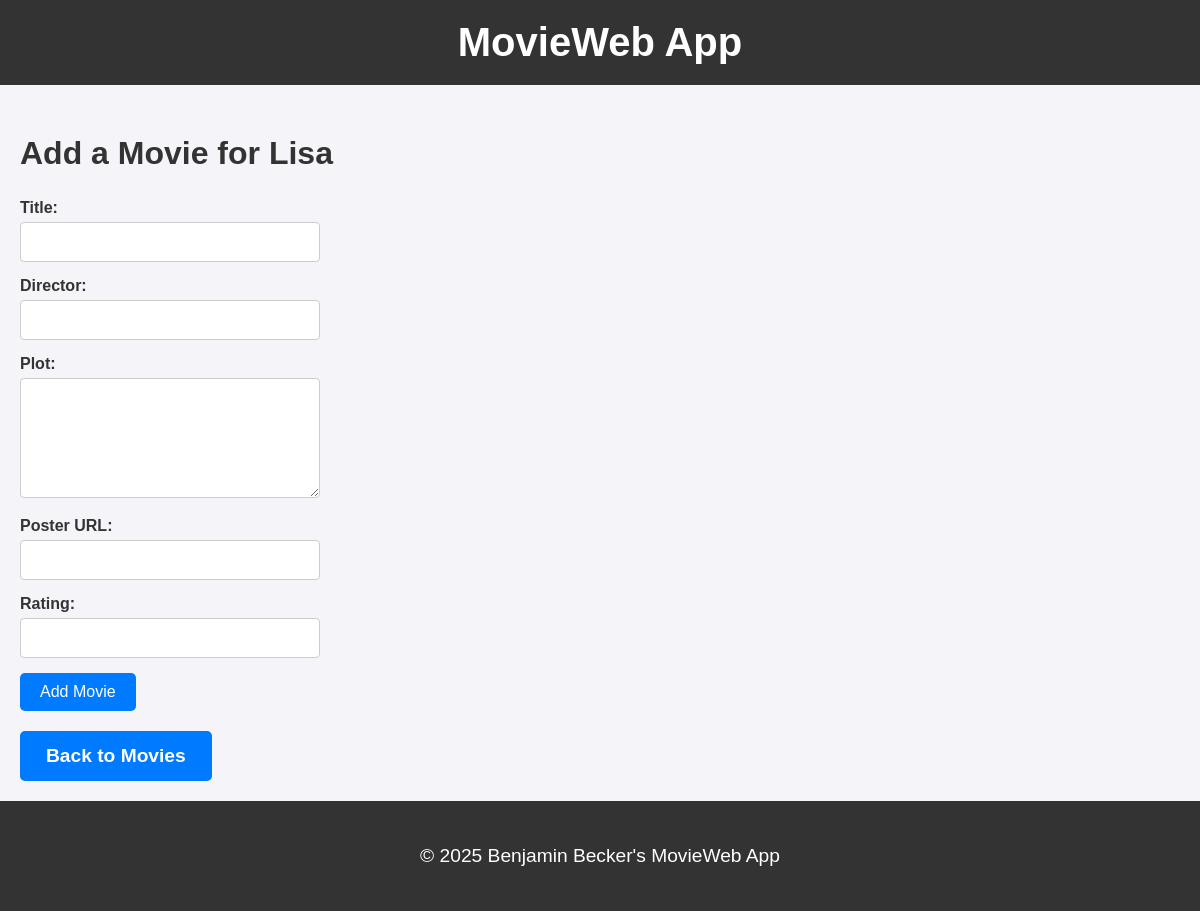
The app's page /users/2/add_movie, older data.
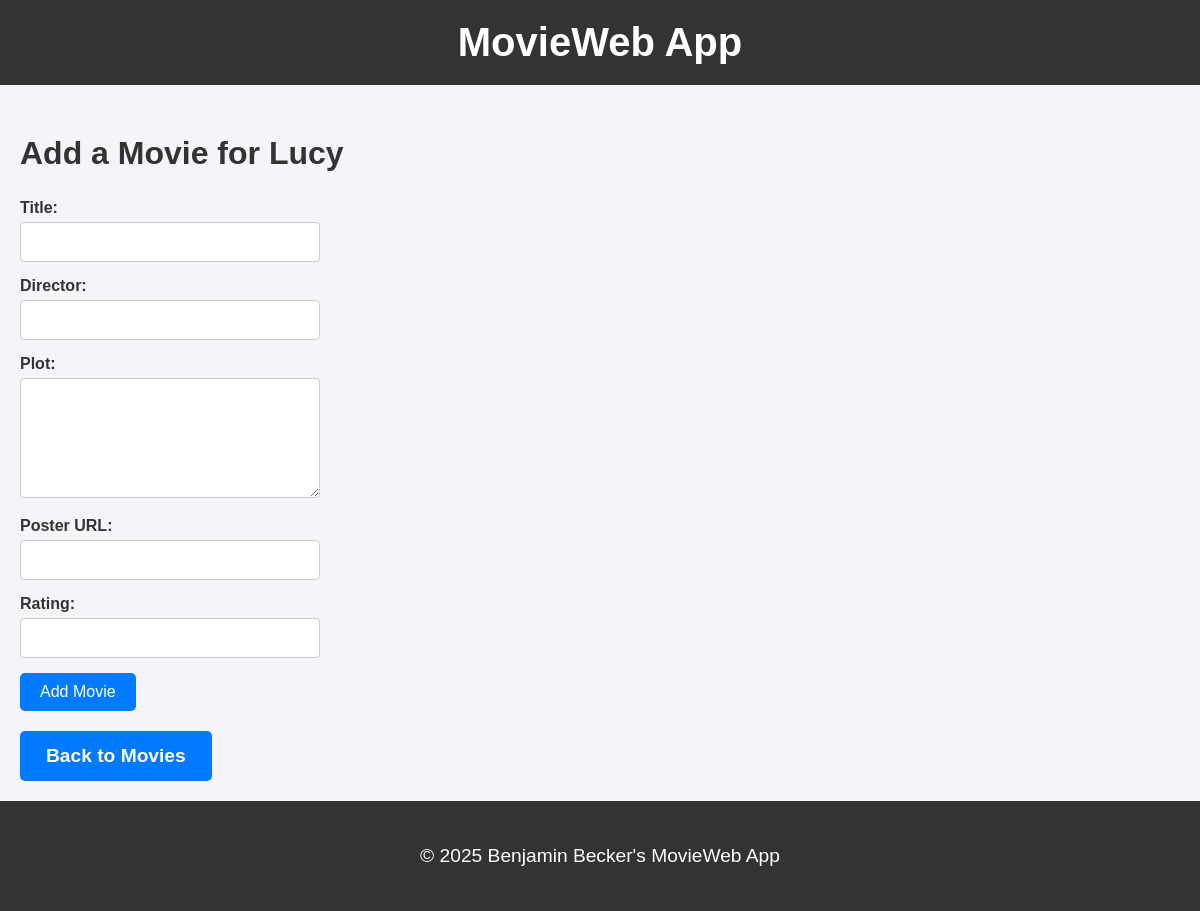
The same page, newer data.
### tables this page shows
CREATE TABLE users (
                        id INTEGER PRIMARY KEY AUTOINCREMENT,
                        username TEXT NOT NULL
                    );

### app.py (the view, shortened to what this page needs)
@app.route('/users/<int:user_id>/add_movie', methods=['GET', 'POST'])
def add_movie(user_id):
    user = data_manager.get_user_by_id(user_id)
    if not user:
        flash("User not found.")
        return redirect(url_for('home'))
    return render_template('add_movie.html', user=user)

### data_manager/sqlite_data_manager.py (called while the page is built)
    def get_user_by_id(self, user_id):
        conn = None
        try:
            conn = sqlite3.connect(self.db_file)
            conn.row_factory = sqlite3.Row
            cursor = conn.cursor()
            cursor.execute("SELECT * FROM users WHERE id = ?", (user_id,))
            user = cursor.fetchone()
            return user
        except sqlite3.Error as e:
            logging.exception(f"Error fetching user: {e}")
            return None
        finally:
            if conn:
                conn.close()

### templates/add_movie.html (shortened to what this page needs)
<!DOCTYPE html>
<html lang="en">
<head>
    <link rel="stylesheet" href="{{ url_for('static', filename='styles.css') }}">
</head>
<body>
    <header>
        <h1>MovieWeb App</h1>
    </header>
    <div class="content">
        <h2>Add a Movie for {{ user.username }}</h2>
        <form method="POST" class="movie-form">
            <label for="title">Title:</label>
            <input type="text" id="title" name="title" required><br>
            <label for="director">Director:</label>
            <input type="text" id="director" name="director" required><br>
            <label for="plot">Plot:</label>
            <textarea id="plot" name="plot"></textarea><br>
            <label for="poster">Poster URL:</label>
            <input type="text" id="poster" name="poster"><br>
            <label for="rating">Rating:</label>
            <input type="text" id="rating" name="rating"><br>
            <button type="submit">Add Movie</button>
        </form>
        <a href="{{ url_for('user_movies', user_id=user.id) }}" class="back-to-users-button">Back to Movies</a>
    </div>
    <footer>
        <p>© 2025 Benjamin Becker's MovieWeb App</p>
    </footer>
</body>
</html>

Row changes from the older to the newer data that the page shows:
changed users: username "Lisa" → "Lucy"
